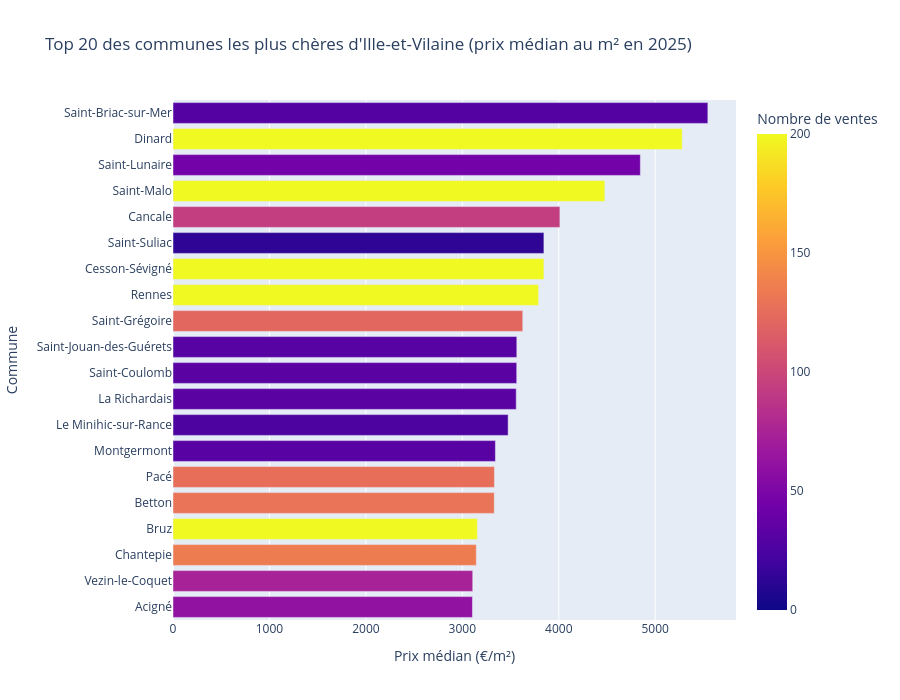

Notebook source saved alongside this figure:
### Code cell
communes_top20 = communes.nlargest(20, "prix_median")
fig = px.bar(communes_top20, x="prix_median", y="nom_commune", orientation="h", hover_data=["nb_ventes"], color="nb_ventes", range_color=(0, 200), labels = {"prix_median": "Prix médian (€/m²)", "nom_commune": "Commune", "nb_ventes": "Nombre de ventes"}, title="Top 20 des communes les plus chères d'Ille-et-Vilaine (prix médian au m² en 2025)")
fig.update_yaxes(categoryorder="total ascending", dtick=1)
fig.update_layout(height=700)
fig.show()

### Figure 1 — Plotly figure (JSON) as saved in the notebook; plotly's stock layout.template omitted (floating-point values rounded to 4 significant figures)
{"data": [{"customdata": [[30], [309], [45], [834], [94], [237], [13], [3396], [122], [31], [33], [33], [25], [32], [127], [130], [214], [135], [74], [61]], "hovertemplate": "Prix médian (€/m²)=%{x}<br>Commune=%{y}<br>Nombre de ventes=%{marker.color}<extra></extra>", "legendgroup": "", "marker": {"color": [30, 309, 45, 834, 94, 237, 13, 3396, 122, 31, 33, 33, 25, 32, 127, 130, 214, 135, 74, 61], "coloraxis": "coloraxis", "pattern": {"shape": ""}}, "name": "", "orientation": "h", "showlegend": false, "textposition": "auto", "type": "bar", "x": [5546.0, 5280.0, 4846.0, 4478.0, 4012.0, 3846.0, 3846.0, 3791.0, 3627.0, 3565.0, 3564.0, 3559.0, 3475.0, 3343.0, 3333.0, 3331.0, 3156.0, 3145.0, 3108.0, 3105.0], "xaxis": "x", "y": ["Saint-Briac-sur-Mer", "Dinard", "Saint-Lunaire", "Saint-Malo", "Cancale", "Cesson-Sévigné", "Saint-Suliac", "Rennes", "Saint-Grégoire", "Saint-Jouan-des-Guérets", "Saint-Coulomb", "La Richardais", "Le Minihic-sur-Rance", "Montgermont", "Pacé", "Betton", "Bruz", "Chantepie", "Vezin-le-Coquet", "Acigné"], "yaxis": "y"}], "layout": {"barmode": "relative", "coloraxis": {"cmax": 200, "cmin": 0, "colorbar": {"title": {"text": "Nombre de ventes"}}, "colorscale": [[0, "#0d0887"], [0.1111, "#46039f"], [0.2222, "#7201a8"], [0.3333, "#9c179e"], [0.4444, "#bd3786"], [0.5556, "#d8576b"], [0.6667, "#ed7953"], [0.7778, "#fb9f3a"], [0.8889, "#fdca26"], [1, "#f0f921"]]}, "height": 700, "legend": {"tracegroupgap": 0}, "title": {"text": "Top 20 des communes les plus chères d'Ille-et-Vilaine (prix médian au m² en 2025)"}, "xaxis": {"anchor": "y", "domain": [0, 1], "title": {"text": "Prix médian (€/m²)"}}, "yaxis": {"anchor": "x", "categoryorder": "total ascending", "domain": [0, 1], "dtick": 1, "title": {"text": "Commune"}}}}
